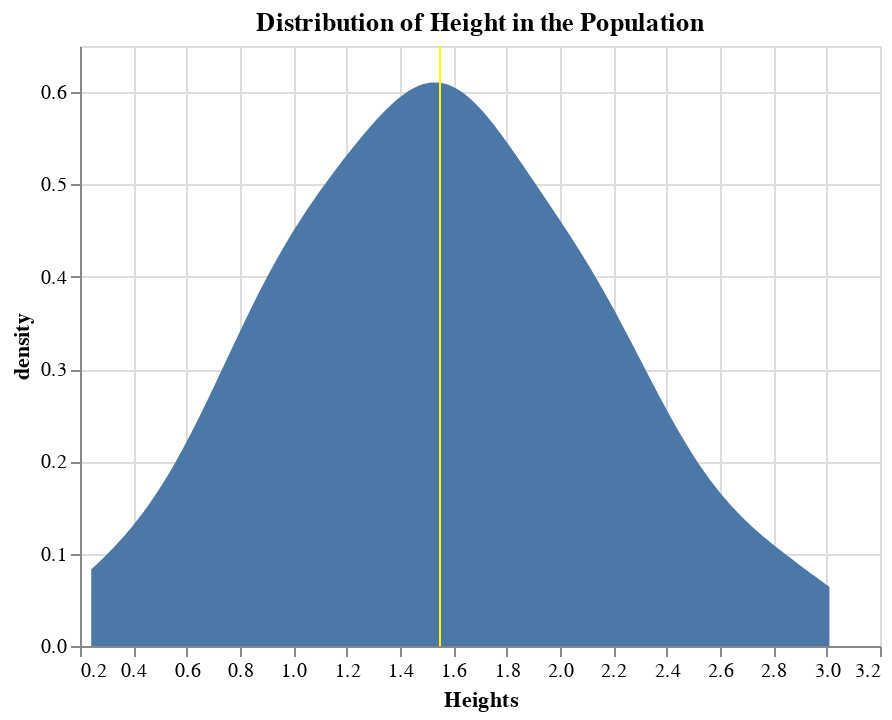

Notebook cell for this chart:
### Markdown cell above
Okay now, we have a dataframe of our populuation of 1 million heights. Let's plot what this distribution looks like.

### Code cell
pop_vline = (alt.Chart(pop)
             .mark_rule(color='yellow')
             .encode(alt.X('mean(heights):Q', 
                           title='Heights')))

plot = (alt.Chart(pop)
        .transform_density(
            'heights',
            as_=['Heights', 'density'])
        .mark_area()
        .encode(
            alt.X('Heights:Q'),
            alt.Y('density:Q'))
        .properties(title='Distribution of Height in the Population'))

plot + pop_vline

### Figure 1 — Vega-Lite specification as saved in the notebook (floating-point values rounded to 4 significant figures)
{"config": {"view": {"continuousWidth": 400, "continuousHeight": 300}}, "layer": [{"mark": "area", "encoding": {"x": {"type": "quantitative", "field": "Heights"}, "y": {"type": "quantitative", "field": "density"}}, "title": "Distribution of Height in the Population", "transform": [{"density": "heights", "as": ["Heights", "density"]}]}, {"mark": {"type": "rule", "color": "yellow"}, "encoding": {"x": {"type": "quantitative", "aggregate": "mean", "field": "heights", "title": "Heights"}}}], "data": {"name": "data-b28ea294e2a94a57e7f786197b6ec1a0"}, "$schema": "https://vega.github.io/schema/vega-lite/v4.8.1.json", "datasets": {"data-b28ea294e2a94a57e7f786197b6ec1a0": [{"heights": 1.419}, {"heights": 0.9213}, {"heights": 1.587}, {"heights": 1.586}, {"heights": 2.052}, {"heights": 1.917}, {"heights": 1.572}, {"heights": 2.013}, {"heights": 1.677}, {"heights": 1.653}, {"heights": 0.9092}, {"heights": 3.01}, {"heights": 1.537}, {"heights": 2.074}, {"heights": 0.9989}, {"heights": 2.384}, {"heights": 1.317}, {"heights": 0.8734}, {"heights": 1.505}, {"heights": 1.637}, {"heights": 1.375}, {"heights": 1.252}, {"heights": 1.57}, {"heights": 0.4625}, {"heights": 1.145}, {"heights": 2.018}, {"heights": 1.442}, {"heights": 1.829}, {"heights": 0.6632}, {"heights": 2.264}, {"heights": 1.144}, {"heights": 1.369}, {"heights": 2.762}, {"heights": 1.012}, {"heights": 2.657}, {"heights": 1.326}, {"heights": 1.621}, {"heights": 1.215}, {"heights": 2.112}, {"heights": 2.496}, {"heights": 2.235}, {"heights": 2.455}, {"heights": 1.729}, {"heights": 0.7686}, {"heights": 0.8837}, {"heights": 2.183}, {"heights": 1.641}, {"heights": 2.171}, {"heights": 1.697}, {"heights": 2.177}, {"heights": 1.118}, {"heights": 0.3595}, {"heights": 1.814}, {"heights": 1.732}, {"heights": 1.814}, {"heights": 1.291}, {"heights": 1.559}, {"heights": 1.995}, {"heights": 0.8398}, {"heights": 1.343}, {"heights": 0.2447}, {"heights": 1.66}, {"heights": 1.66}, {"heights": 1.523}, {"heights": 0.6011}, {"heights": 2.161}, {"heights": 1.528}, {"heights": 1.07}, {"heights": 0.9737}, {"heights": 1.567}, {"heights": 1.029}, {"heights": 2.863}, {"heights": 0.2421}, {"heights": 1.345}, {"heights": 2.086}, {"heights": 1.094}, {"heights": 0.8373}, {"heights": 0.6191}, {"heights": 1.194}, {"heights": 1.445}, {"heights": 1.304}, {"heights": 0.9444}, {"heights": 1.272}, {"heights": 1.036}, {"heights": 1.862}, {"heights": 1.671}, {"heights": 2.055}, {"heights": 2.234}, {"heights": 2.117}, {"heights": 0.7398}, {"heights": 2.495}, {"heights": 0.7758}, {"heights": 2.816}, {"heights": 2.357}, {"heights": 1.95}, {"heights": 1.748}, {"heights": 0.9692}, {"heights": 1.278}, {"heights": 1.944}, {"heights": 1.505}]}}
